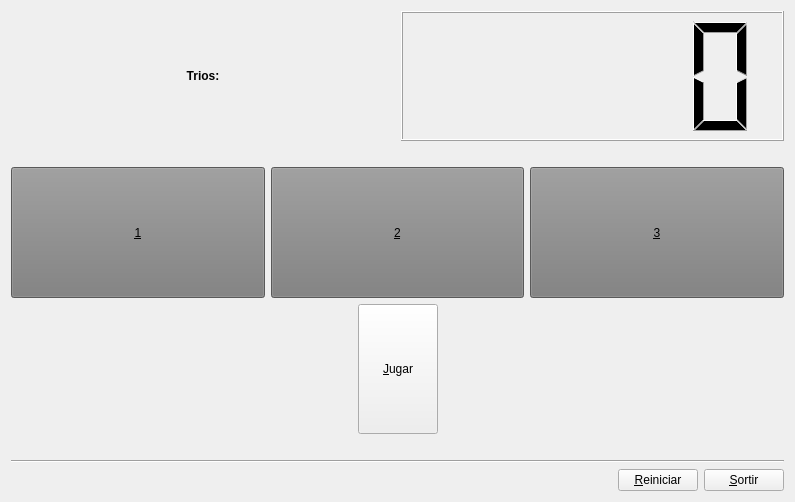
<?xml version="1.0" encoding="UTF-8"?>
<ui version="4.0">
 <class>MyForm</class>
 <widget class="QWidget" name="MyForm">
  <property name="geometry">
   <rect>
    <x>0</x>
    <y>0</y>
    <width>795</width>
    <height>502</height>
   </rect>
  </property>
  <property name="windowTitle">
   <string>Atzar</string>
  </property>
  <layout class="QHBoxLayout" name="horizontalLayout_5">
   <item>
    <layout class="QVBoxLayout" name="verticalLayout">
     <item>
      <layout class="QHBoxLayout" name="horizontalLayout_3">
       <item>
        <widget class="QLabel" name="label_4">
         <property name="sizePolicy">
          <sizepolicy hsizetype="Preferred" vsizetype="Expanding">
           <horstretch>0</horstretch>
           <verstretch>0</verstretch>
          </sizepolicy>
         </property>
         <property name="font">
          <font>
           <weight>75</weight>
           <bold>true</bold>
          </font>
         </property>
         <property name="text">
          <string>Trios:</string>
         </property>
         <property name="alignment">
          <set>Qt::AlignCenter</set>
         </property>
        </widget>
       </item>
       <item>
        <widget class="QLCDNumber" name="lcdNumber"/>
       </item>
      </layout>
     </item>
     <item>
      <layout class="QHBoxLayout" name="horizontalLayout">
       <item>
        <widget class="QLabel" name="label_2">
         <property name="text">
          <string/>
         </property>
         <property name="alignment">
          <set>Qt::AlignCenter</set>
         </property>
        </widget>
       </item>
      </layout>
     </item>
     <item>
      <layout class="QHBoxLayout" name="horizontalLayout_2">
       <item>
        <widget class="MyQButton" name="pushButton_3">
         <property name="sizePolicy">
          <sizepolicy hsizetype="Minimum" vsizetype="Expanding">
           <horstretch>0</horstretch>
           <verstretch>0</verstretch>
          </sizepolicy>
         </property>
         <property name="styleSheet">
          <string notr="true">background-color: rgb(124, 124, 124);</string>
         </property>
         <property name="text">
          <string>&amp;1</string>
         </property>
        </widget>
       </item>
       <item>
        <widget class="MyQButton" name="pushButton_2">
         <property name="sizePolicy">
          <sizepolicy hsizetype="Minimum" vsizetype="Expanding">
           <horstretch>0</horstretch>
           <verstretch>0</verstretch>
          </sizepolicy>
         </property>
         <property name="styleSheet">
          <string notr="true">background-color: rgb(124, 124, 124);</string>
         </property>
         <property name="text">
          <string>&amp;2</string>
         </property>
        </widget>
       </item>
       <item>
        <widget class="MyQButton" name="pushButton">
         <property name="sizePolicy">
          <sizepolicy hsizetype="Minimum" vsizetype="Expanding">
           <horstretch>0</horstretch>
           <verstretch>0</verstretch>
          </sizepolicy>
         </property>
         <property name="styleSheet">
          <string notr="true">background-color: rgb(124, 124, 124);</string>
         </property>
         <property name="text">
          <string>&amp;3</string>
         </property>
        </widget>
       </item>
      </layout>
     </item>
     <item>
      <layout class="QHBoxLayout" name="horizontalLayout_4">
       <item>
        <spacer name="horizontalSpacer">
         <property name="orientation">
          <enum>Qt::Horizontal</enum>
         </property>
         <property name="sizeHint" stdset="0">
          <size>
           <width>40</width>
           <height>20</height>
          </size>
         </property>
        </spacer>
       </item>
       <item>
        <widget class="MyQButton" name="pushButton_4">
         <property name="sizePolicy">
          <sizepolicy hsizetype="Minimum" vsizetype="Expanding">
           <horstretch>0</horstretch>
           <verstretch>0</verstretch>
          </sizepolicy>
         </property>
         <property name="text">
          <string>&amp;Jugar</string>
         </property>
        </widget>
       </item>
       <item>
        <spacer name="horizontalSpacer_2">
         <property name="orientation">
          <enum>Qt::Horizontal</enum>
         </property>
         <property name="sizeHint" stdset="0">
          <size>
           <width>40</width>
           <height>20</height>
          </size>
         </property>
        </spacer>
       </item>
      </layout>
     </item>
     <item>
      <layout class="QHBoxLayout" name="horizontalLayout_8">
       <item>
        <widget class="QLabel" name="label_5">
         <property name="text">
          <string/>
         </property>
        </widget>
       </item>
      </layout>
     </item>
     <item>
      <widget class="Line" name="line_2">
       <property name="orientation">
        <enum>Qt::Horizontal</enum>
       </property>
      </widget>
     </item>
     <item>
      <layout class="QHBoxLayout" name="horizontalLayout_7">
       <item>
        <spacer name="horizontalSpacer_7">
         <property name="orientation">
          <enum>Qt::Horizontal</enum>
         </property>
         <property name="sizeHint" stdset="0">
          <size>
           <width>40</width>
           <height>20</height>
          </size>
         </property>
        </spacer>
       </item>
       <item>
        <widget class="MyQButton" name="pushButton_6">
         <property name="text">
          <string>&amp;Reiniciar</string>
         </property>
        </widget>
       </item>
       <item>
        <widget class="MyQButton" name="pushButton_5">
         <property name="text">
          <string>&amp;Sortir</string>
         </property>
        </widget>
       </item>
      </layout>
     </item>
    </layout>
   </item>
  </layout>
 </widget>
 <customwidgets>
  <customwidget>
   <class>MyQButton</class>
   <extends>QPushButton</extends>
   <header>MyQButton.h</header>
   <slots>
    <signal>actualitzaComptador(int)</signal>
    <signal>enviaColor1(QString)</signal>
    <signal>enviaColor2(QString)</signal>
    <signal>enviaColor3(QString)</signal>
    <slot>reiniciaColor()</slot>
    <slot>posaColor1()</slot>
    <slot>posaColor2()</slot>
    <slot>posaColor3()</slot>
    <slot>jugar()</slot>
    <slot>reinici()</slot>
    <slot>reinciarComptador()</slot>
   </slots>
  </customwidget>
 </customwidgets>
 <resources/>
 <connections>
  <connection>
   <sender>pushButton_4</sender>
   <signal>clicked()</signal>
   <receiver>pushButton_4</receiver>
   <slot>jugar()</slot>
   <hints>
    <hint type="sourcelabel">
     <x>393</x>
     <y>355</y>
    </hint>
    <hint type="destinationlabel">
     <x>385</x>
     <y>383</y>
    </hint>
   </hints>
  </connection>
  <connection>
   <sender>pushButton_4</sender>
   <signal>enviaColor1(QString)</signal>
   <receiver>pushButton_3</receiver>
   <slot>setStyleSheet(QString)</slot>
   <hints>
    <hint type="sourcelabel">
     <x>402</x>
     <y>420</y>
    </hint>
    <hint type="destinationlabel">
     <x>165</x>
     <y>253</y>
    </hint>
   </hints>
  </connection>
  <connection>
   <sender>pushButton_4</sender>
   <signal>enviaColor2(QString)</signal>
   <receiver>pushButton_2</receiver>
   <slot>setStyleSheet(QString)</slot>
   <hints>
    <hint type="sourcelabel">
     <x>407</x>
     <y>315</y>
    </hint>
    <hint type="destinationlabel">
     <x>372</x>
     <y>261</y>
    </hint>
   </hints>
  </connection>
  <connection>
   <sender>pushButton_4</sender>
   <signal>enviaColor3(QString)</signal>
   <receiver>pushButton</receiver>
   <slot>setStyleSheet(QString)</slot>
   <hints>
    <hint type="sourcelabel">
     <x>437</x>
     <y>419</y>
    </hint>
    <hint type="destinationlabel">
     <x>783</x>
     <y>276</y>
    </hint>
   </hints>
  </connection>
  <connection>
   <sender>pushButton_3</sender>
   <signal>clicked()</signal>
   <receiver>pushButton_4</receiver>
   <slot>posaColor1()</slot>
   <hints>
    <hint type="sourcelabel">
     <x>200</x>
     <y>250</y>
    </hint>
    <hint type="destinationlabel">
     <x>402</x>
     <y>319</y>
    </hint>
   </hints>
  </connection>
  <connection>
   <sender>pushButton_2</sender>
   <signal>clicked()</signal>
   <receiver>pushButton_4</receiver>
   <slot>posaColor2()</slot>
   <hints>
    <hint type="sourcelabel">
     <x>458</x>
     <y>231</y>
    </hint>
    <hint type="destinationlabel">
     <x>430</x>
     <y>390</y>
    </hint>
   </hints>
  </connection>
  <connection>
   <sender>pushButton</sender>
   <signal>clicked()</signal>
   <receiver>pushButton_4</receiver>
   <slot>posaColor3()</slot>
   <hints>
    <hint type="sourcelabel">
     <x>629</x>
     <y>242</y>
    </hint>
    <hint type="destinationlabel">
     <x>425</x>
     <y>348</y>
    </hint>
   </hints>
  </connection>
  <connection>
   <sender>pushButton_5</sender>
   <signal>clicked()</signal>
   <receiver>MyForm</receiver>
   <slot>close()</slot>
   <hints>
    <hint type="sourcelabel">
     <x>751</x>
     <y>466</y>
    </hint>
    <hint type="destinationlabel">
     <x>787</x>
     <y>460</y>
    </hint>
   </hints>
  </connection>
  <connection>
   <sender>pushButton_6</sender>
   <signal>clicked()</signal>
   <receiver>pushButton_3</receiver>
   <slot>reiniciaColor()</slot>
   <hints>
    <hint type="sourcelabel">
     <x>655</x>
     <y>478</y>
    </hint>
    <hint type="destinationlabel">
     <x>120</x>
     <y>259</y>
    </hint>
   </hints>
  </connection>
  <connection>
   <sender>pushButton_6</sender>
   <signal>clicked()</signal>
   <receiver>pushButton_2</receiver>
   <slot>reiniciaColor()</slot>
   <hints>
    <hint type="sourcelabel">
     <x>683</x>
     <y>470</y>
    </hint>
    <hint type="destinationlabel">
     <x>414</x>
     <y>212</y>
    </hint>
   </hints>
  </connection>
  <connection>
   <sender>pushButton_6</sender>
   <signal>clicked()</signal>
   <receiver>pushButton</receiver>
   <slot>reiniciaColor()</slot>
   <hints>
    <hint type="sourcelabel">
     <x>657</x>
     <y>472</y>
    </hint>
    <hint type="destinationlabel">
     <x>718</x>
     <y>221</y>
    </hint>
   </hints>
  </connection>
  <connection>
   <sender>pushButton_4</sender>
   <signal>actualitzaComptador(int)</signal>
   <receiver>lcdNumber</receiver>
   <slot>display(int)</slot>
   <hints>
    <hint type="sourcelabel">
     <x>431</x>
     <y>318</y>
    </hint>
    <hint type="destinationlabel">
     <x>637</x>
     <y>91</y>
    </hint>
   </hints>
  </connection>
  <connection>
   <sender>pushButton_6</sender>
   <signal>clicked()</signal>
   <receiver>pushButton_4</receiver>
   <slot>reinciarComptador()</slot>
   <hints>
    <hint type="sourcelabel">
     <x>626</x>
     <y>467</y>
    </hint>
    <hint type="destinationlabel">
     <x>427</x>
     <y>344</y>
    </hint>
   </hints>
  </connection>
  <connection>
   <sender>pushButton_4</sender>
   <signal>actualitzaComptador(int)</signal>
   <receiver>lcdNumber</receiver>
   <slot>display(int)</slot>
   <hints>
    <hint type="sourcelabel">
     <x>435</x>
     <y>366</y>
    </hint>
    <hint type="destinationlabel">
     <x>563</x>
     <y>91</y>
    </hint>
   </hints>
  </connection>
 </connections>
</ui>
